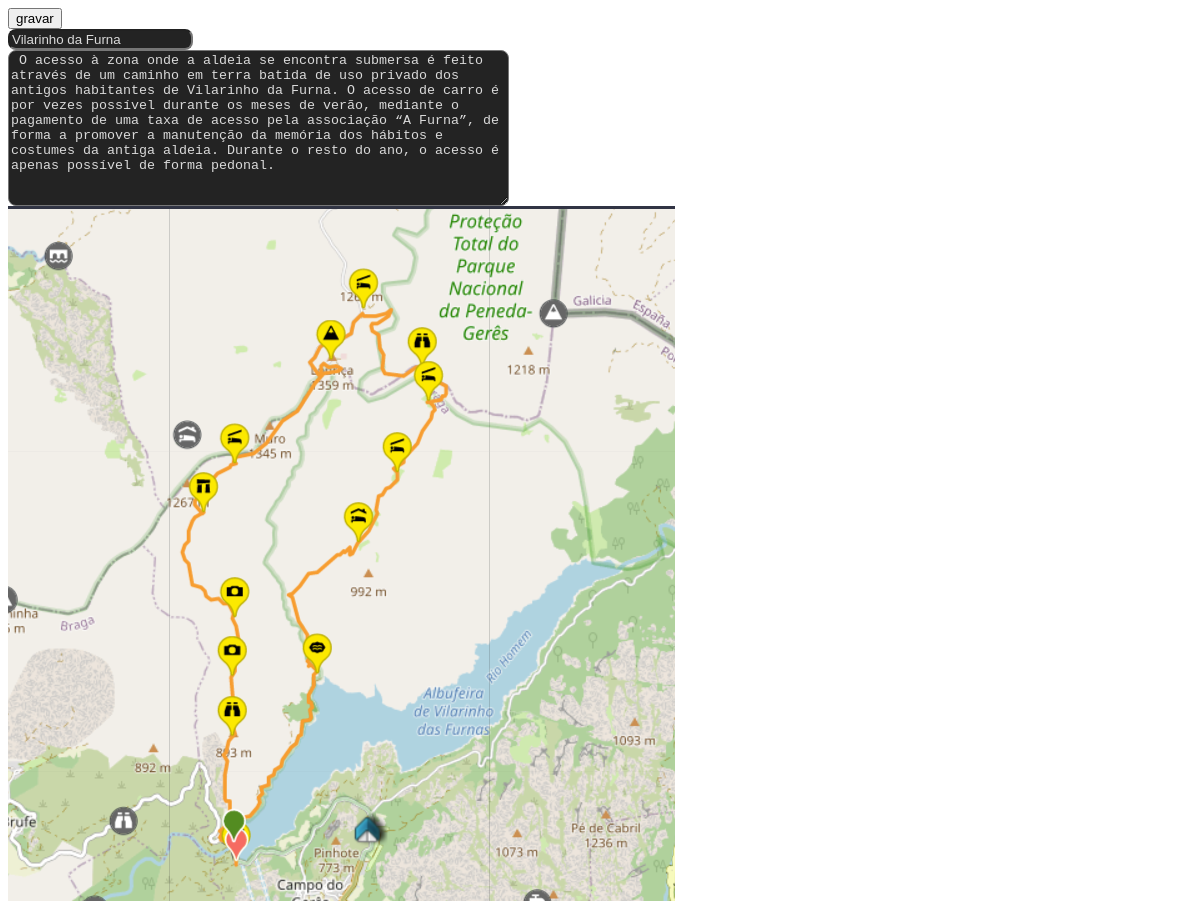
Page /pages/admin/admin_conteudo/interface/ad_mapa.php on the committed database.
### tables this page shows
CREATE TABLE mapa(
        id INTEGER PRIMARY KEY,
        titulo CHAR,
        texto1 CHAR,
        texto2 CHAR,
        img1  CHAR,
        img2  CHAR
    );

### database/connections/request.php (called while the page is built, shortened)
<?php
function  mapa(){
    $sql = 'SELECT*FROM mapa WHERE id = 1;';
    $get =$GLOBALS['pdo']->query($sql);
    $get->execute();
    return $get->fetch();
}

### pages/admin/admin_conteudo/interface/ad_mapa.php (the view, shortened to what this page needs)
<?php
    include_once __DIR__ . '/../../../../database/connections/request.php';
    $data = mapa();
?>
<link rel="stylesheet" href="/pages/admin/admin_conteudo/interface/interface.css" />
    <main class="container p-5">
        <form enctype="multipart/form-data" action="/src/controller/admin/contr_conteudo.php" method="post">
            <button class="btn btn-outline-secondary" name="conteudo" value="mapa" type="submit">gravar</button>
            <div class="row">
                    <div class="col-6">
                        <input class="m-3" type="text" name="titulo" value="<?= $data['titulo']?>">
                        <div class="col m-3">
                            <textarea name="texto1" id="" cols="60" rows="10"><?= $data['texto1']?></textarea>
                        </div>
                    </div>
                    <div class="col-6">
                        <div class="col-4 m-3">
                            <label for="img2" class="col-6"><img src="<?= $data['img2'] ?>" alt=""></label>
                        </div>
                    </div>
            </div>
        </form>
    </main>

### pages/admin/admin_conteudo/interface/interface.css (style rules this page uses)
textarea { background-color: rgb(35, 35, 35); color: rgb(218, 218, 218); border-radius: 8px; }
input { background-color: rgb(35, 35, 35); color: rgb(218, 218, 218); border-radius: 8px; }

### rows in the picture
mapa: titulo "Vilarinho da Furna", texto1 "O acesso à zona onde a aldeia se encontra submersa é feito através de um caminho em terra batida de uso privado dos antigos habitantes de Vilarinho da Furna. O acesso de carro é por vezes possível durante os meses de verão, mediante o pagamento de uma taxa de acesso pela associação “A Furna”, de forma a promover a manutenção da memória dos hábitos e costumes da antiga aldeia. Durante o resto do ano, o acesso é apenas possível de forma pedonal.", img2 (picture)
